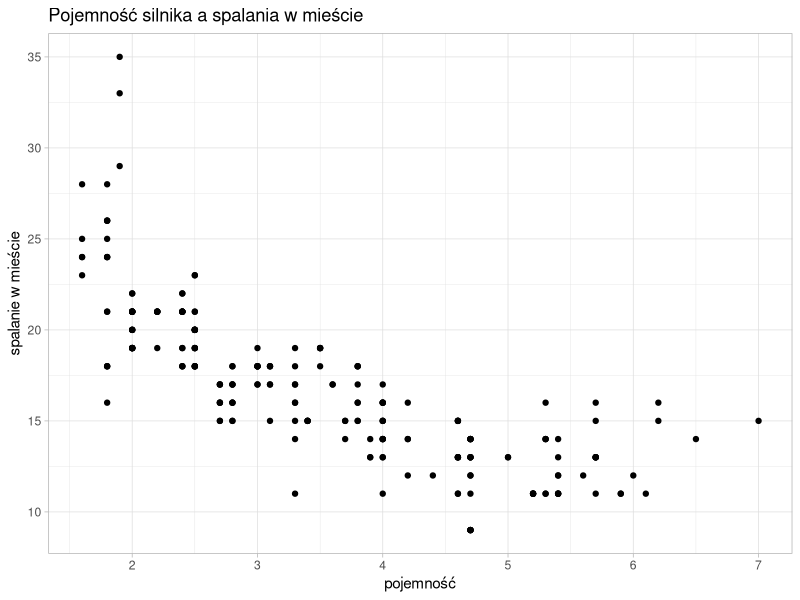
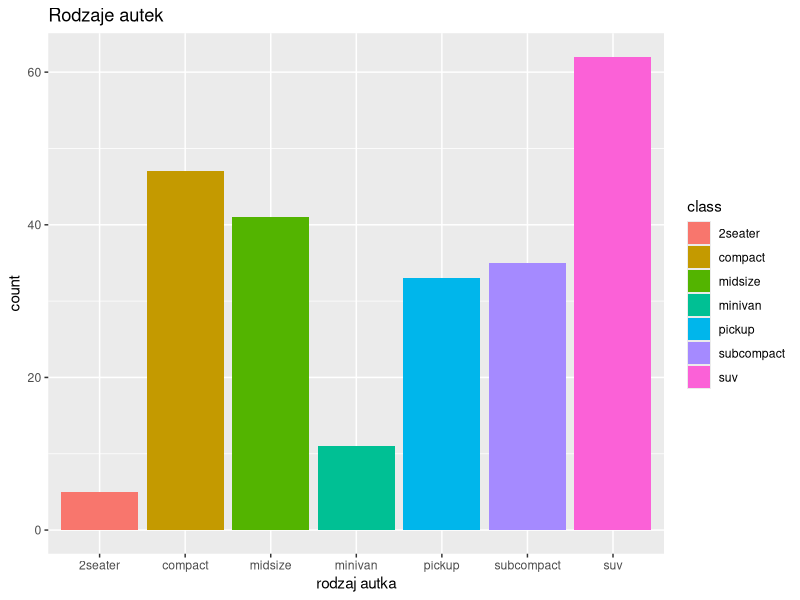
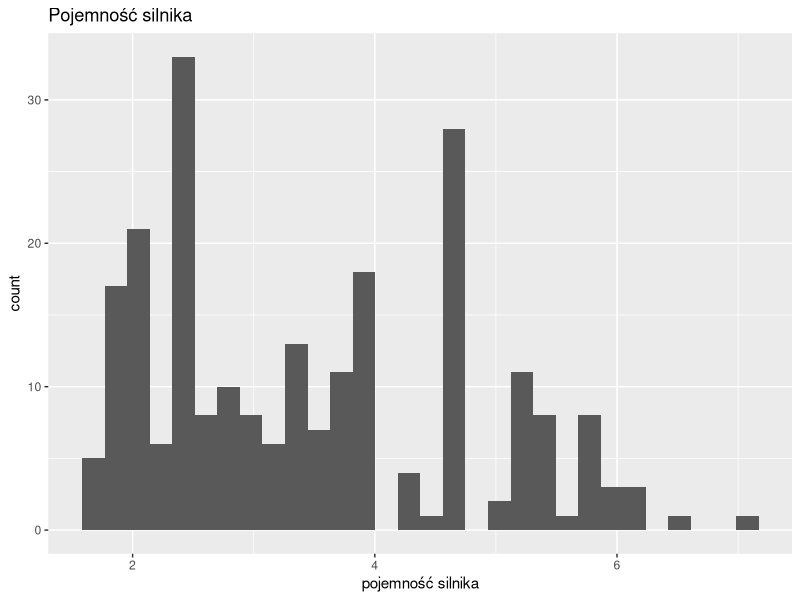
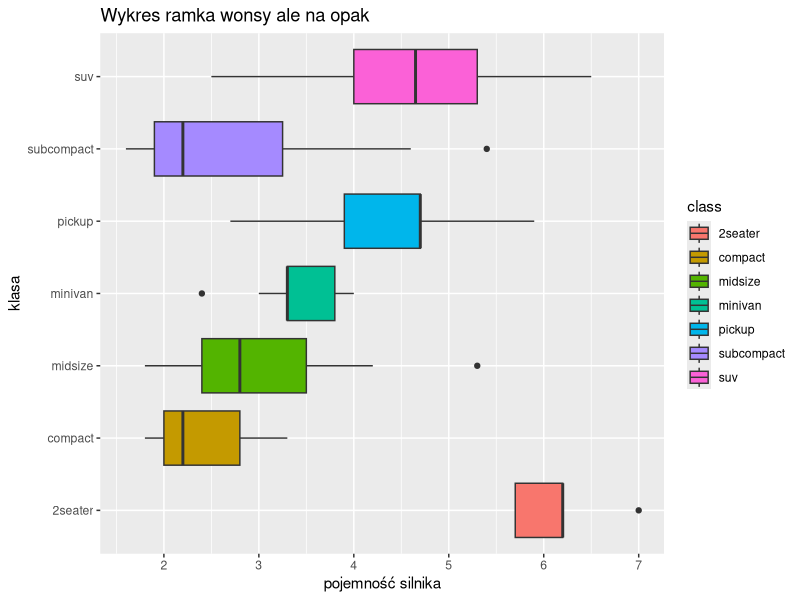

These figures' R source, in order:
#zadanie 4-2


library(tidyverse)
ggplot(data = mpg) +
  geom_point(mapping = aes (x=displ, y=cty)) +
  labs(title = "Pojemność silnika a spalania w mieście", x = "pojemność", y= "spalanie w mieście") +
  theme_light()


#zadanie 4-3

ggplot (data=mpg) +
  geom_bar(mapping =aes(x = class, fill = class)) +
  labs(title = "Rodzaje autek", x = "rodzaj autka")

#zadanie 4-4

ggplot (data=mpg) +
  geom_histogram(mapping = aes(displ), bindwidth = 30) +
labs(title = "Pojemność silnika", x = "pojemność silnika")

#zadanie 4-5 

ggplot(data = mpg, aes(x = class, y = displ, fill = class)) +
  geom_boxplot() +
  coord_flip() +
  labs(title = "Wykres ramka wonsy ale na opak", x = "klasa", y= "pojemność silnika")
  

